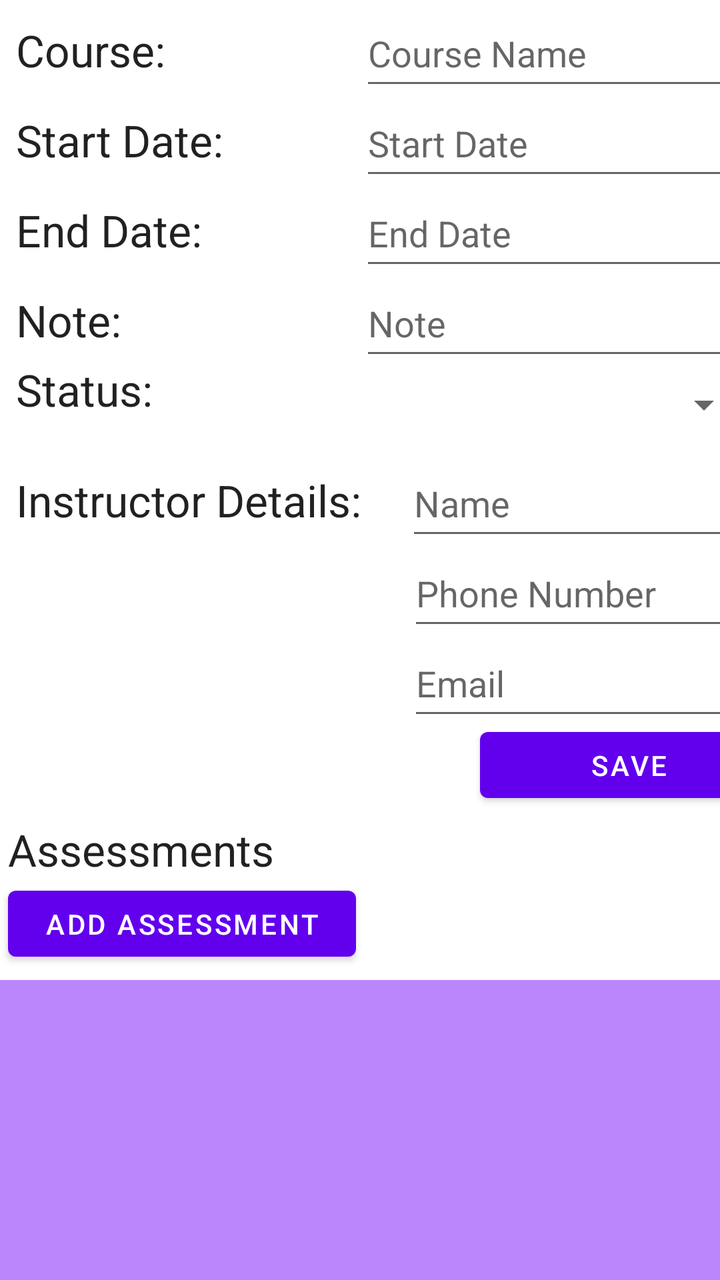
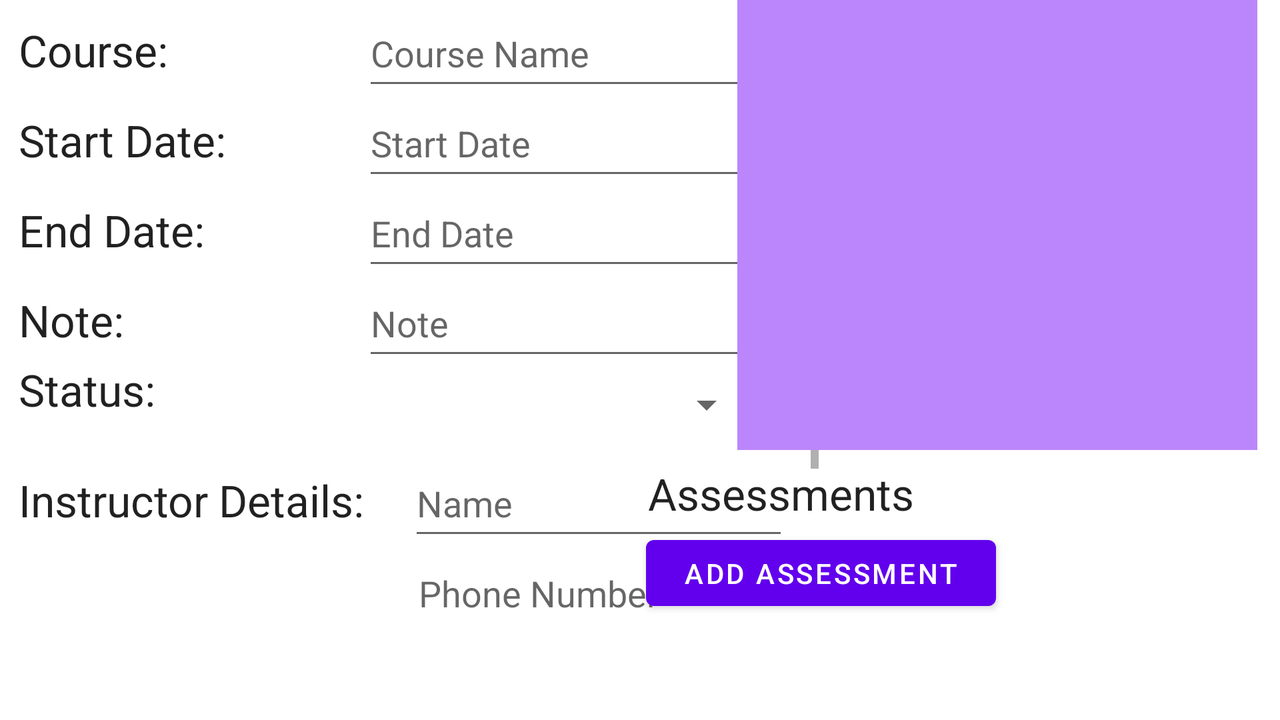

The same Android screen from two of the app's own layout files: first res/layout/ as a phone draws it, then the repository's variant for another configuration, drawn on a device whose configuration selects that folder. Both files follow.
<!-- AndroidManifest.xml: application theme Theme.RichardBrownC196 -->
<!-- res/layout/activity_course_details.xml -->
<?xml version="1.0" encoding="utf-8"?>
<androidx.constraintlayout.widget.ConstraintLayout xmlns:android="http://schemas.android.com/apk/res/android"
    xmlns:tools="http://schemas.android.com/tools"
    android:layout_width="match_parent"
    android:layout_height="match_parent"
    xmlns:app="http://schemas.android.com/apk/res-auto"
    tools:context=".Activities.CourseDetailsActivity">

    <ScrollView
        android:id="@id/scrollViewTwo"
        android:layout_width="409dp"
        android:layout_height="730dp"
        tools:ignore="MissingConstraints"
        tools:layout_editor_absoluteX="1dp"
        tools:layout_editor_absoluteY="1dp">

        <LinearLayout
            android:layout_width="match_parent"
            android:layout_height="wrap_content"
            android:orientation="vertical">

            <LinearLayout
                android:layout_width="match_parent"
                android:layout_height="45dp"
                android:orientation="horizontal">

                <TextView
                    android:layout_width="172dp"
                    android:layout_height="wrap_content"
                    android:layout_marginStart="8dp"
                    android:text="Course:"
                    android:textAlignment="textStart"
                    android:textAppearance="@style/TextAppearance.AppCompat.Large" />

                <EditText
                    android:id="@+id/courseName"
                    android:layout_width="195dp"
                    android:layout_height="50dp"
                    android:autofillHints="Course Title"
                    android:hint="Course Name" />
            </LinearLayout>

            <LinearLayout
                android:layout_width="match_parent"
                android:layout_height="45dp"
                android:orientation="horizontal">

                <TextView
                    android:layout_width="172dp"
                    android:layout_height="wrap_content"
                    android:layout_marginStart="8dp"
                    android:text="Start Date:"
                    android:textAlignment="textStart"
                    android:textAppearance="@style/TextAppearance.AppCompat.Large" />

                <EditText
                    android:id="@+id/courseStartDate"
                    android:layout_width="195dp"
                    android:layout_height="50dp"
                    android:autofillHints="Start Date"
                    android:hint="Start Date" />
            </LinearLayout>

            <LinearLayout
                android:layout_width="match_parent"
                android:layout_height="45dp"
                android:orientation="horizontal">

                <TextView
                    android:layout_width="172dp"
                    android:layout_height="wrap_content"
                    android:layout_marginStart="8dp"
                    android:text="End Date:"
                    android:textAlignment="textStart"
                    android:textAppearance="@style/TextAppearance.AppCompat.Large" />

                <EditText
                    android:id="@+id/courseEndDate"
                    android:layout_width="195dp"
                    android:layout_height="50dp"
                    android:autofillHints="End Date"
                    android:hint="End Date" />
            </LinearLayout>

            <LinearLayout
                android:layout_width="match_parent"
                android:layout_height="45dp"
                android:orientation="horizontal">

                <TextView
                    android:layout_width="172dp"
                    android:layout_height="wrap_content"
                    android:layout_marginStart="8dp"
                    android:text="Note:"
                    android:textAlignment="textStart"
                    android:textAppearance="@style/TextAppearance.AppCompat.Large" />

                <EditText
                    android:id="@+id/courseNote"
                    android:layout_width="195dp"
                    android:layout_height="50dp"
                    android:autofillHints="Note"
                    android:hint="Note" />
            </LinearLayout>

            <LinearLayout
                android:layout_width="match_parent"
                android:layout_height="45dp"
                android:orientation="horizontal">

                <TextView
                    android:layout_width="172dp"
                    android:layout_height="45dp"
                    android:layout_marginStart="8dp"
                    android:text="Status:"
                    android:textAlignment="textStart"
                    android:textAppearance="@style/TextAppearance.AppCompat.Large" />

                <Spinner
                    android:id="@+id/courseStatus"
                    android:layout_width="195dp"
                    android:layout_height="45dp"
                    android:layout_marginStart="1dp"/>
            </LinearLayout>

            <LinearLayout
                android:layout_width="match_parent"
                android:layout_height="45dp"
                android:orientation="horizontal">

                <TextView
                    android:layout_width="180dp"
                    android:layout_height="wrap_content"
                    android:layout_marginStart="8dp"
                    android:text="Instructor Details:"
                    android:textAlignment="textStart"
                    android:textAppearance="@style/TextAppearance.AppCompat.Large" />

                <EditText
                    android:id="@+id/instructorName"
                    android:layout_width="190dp"
                    android:layout_height="50dp"
                    android:autofillHints="Name"
                    android:layout_marginStart="15dp"
                    android:hint="Name" />
            </LinearLayout>

            <LinearLayout
                android:layout_width="match_parent"
                android:layout_height="45dp"
                android:orientation="horizontal">

                <EditText
                    android:id="@+id/instructorPhone"
                    android:layout_width="190dp"
                    android:layout_height="50dp"
                    android:autofillHints="Phone Number"
                    android:layout_marginLeft="204dp"
                    android:hint="Phone Number" />
            </LinearLayout>

            <LinearLayout
                android:layout_width="match_parent"
                android:layout_height="45dp"
                android:orientation="horizontal">

                <EditText
                    android:id="@+id/instructorEmail"
                    android:layout_width="190dp"
                    android:layout_height="50dp"
                    android:layout_marginLeft="204dp"
                    android:autofillHints="Email"
                    android:hint="Email" />
            </LinearLayout>

            <LinearLayout
                android:layout_width="match_parent"
                android:layout_height="50dp"
                android:orientation="horizontal">

                <Button
                    android:layout_width="match_parent"
                    android:layout_height="45dp"
                    android:insetLeft="240dp"
                    android:insetRight="20dp"
                    android:onClick="saveCourseDetails"
                    android:text="@string/save"
                    android:textAlignment="center" />
            </LinearLayout>

            <TextView
                android:layout_width="207dp"
                android:layout_height="wrap_content"
                android:layout_marginStart="4dp"
                android:text="Assessments"
                android:textAlignment="textStart"
                android:textAppearance="@style/TextAppearance.AppCompat.Large" />

            <Button
                android:id="@+id/button"
                android:layout_width="174dp"
                android:layout_height="45dp"
                android:layout_marginStart="4dp"
                android:clickable="true"
                android:onClick="addAssessmentToCourse"
                android:text="Add Assessment" />
        </LinearLayout>
    </ScrollView>

    <androidx.recyclerview.widget.RecyclerView
        android:id="@+id/associatedAssessmentListView"
        android:layout_width="395dp"
        android:layout_height="240dp"
        android:background="@color/purple_200"
        app:layout_constraintBottom_toBottomOf="@+id/scrollViewTwo"
        app:layout_constraintEnd_toEndOf="parent"
        app:layout_constraintStart_toStartOf="parent" />

</androidx.constraintlayout.widget.ConstraintLayout>
<!-- resources referenced by this layout -->
<resources>
  <string name="save">Save</string>
  <style name="Theme.RichardBrownC196" parent="Theme.MaterialComponents.DayNight.DarkActionBar">
          
          <item name="colorPrimary">@color/purple_500</item>
          <item name="colorPrimaryVariant">@color/purple_700</item>
          <item name="colorOnPrimary">@color/white</item>
          
          <item name="colorSecondary">@color/teal_200</item>
          <item name="colorSecondaryVariant">@color/teal_700</item>
          <item name="colorOnSecondary">@color/black</item>
          
          <item name="android:statusBarColor" tools:targetApi="l">?attr/colorPrimaryVariant</item>
          
      </style>
</resources>
<!-- res/layout-land/activity_course_details.xml (the repository's variant of the layout above) -->
<!-- drawn on the phone turned sideways -->
<?xml version="1.0" encoding="utf-8"?>
<androidx.constraintlayout.widget.ConstraintLayout xmlns:android="http://schemas.android.com/apk/res/android"
    xmlns:app="http://schemas.android.com/apk/res-auto"
    xmlns:tools="http://schemas.android.com/tools"
    android:layout_width="match_parent"
    android:layout_height="match_parent"
    tools:context=".Activities.CourseDetailsActivity">

    <ScrollView
        android:id="@id/scrollViewTwo"
        android:layout_width="408dp"
        android:layout_height="310dp"
        app:layout_constraintEnd_toEndOf="parent"
        app:layout_constraintHorizontal_bias="0.006"
        app:layout_constraintStart_toStartOf="parent"
        app:layout_constraintTop_toTopOf="parent">

        <LinearLayout
            android:layout_width="match_parent"
            android:layout_height="wrap_content"
            android:orientation="vertical">

            <LinearLayout
                android:layout_width="match_parent"
                android:layout_height="45dp"
                android:orientation="horizontal">

                <TextView
                    android:layout_width="172dp"
                    android:layout_height="wrap_content"
                    android:layout_marginStart="8dp"
                    android:text="Course:"
                    android:textAlignment="textStart"
                    android:textAppearance="@style/TextAppearance.AppCompat.Large" />

                <EditText
                    android:id="@+id/courseName"
                    android:layout_width="195dp"
                    android:layout_height="50dp"
                    android:autofillHints="Course Title"
                    android:hint="Course Name" />
            </LinearLayout>

            <LinearLayout
                android:layout_width="match_parent"
                android:layout_height="45dp"
                android:orientation="horizontal">

                <TextView
                    android:layout_width="172dp"
                    android:layout_height="wrap_content"
                    android:layout_marginStart="8dp"
                    android:text="Start Date:"
                    android:textAlignment="textStart"
                    android:textAppearance="@style/TextAppearance.AppCompat.Large" />

                <EditText
                    android:id="@+id/courseStartDate"
                    android:layout_width="195dp"
                    android:layout_height="50dp"
                    android:autofillHints="Start Date"
                    android:hint="Start Date" />
            </LinearLayout>

            <LinearLayout
                android:layout_width="match_parent"
                android:layout_height="45dp"
                android:orientation="horizontal">

                <TextView
                    android:layout_width="172dp"
                    android:layout_height="wrap_content"
                    android:layout_marginStart="8dp"
                    android:text="End Date:"
                    android:textAlignment="textStart"
                    android:textAppearance="@style/TextAppearance.AppCompat.Large" />

                <EditText
                    android:id="@+id/courseEndDate"
                    android:layout_width="195dp"
                    android:layout_height="50dp"
                    android:autofillHints="End Date"
                    android:hint="End Date" />
            </LinearLayout>

            <LinearLayout
                android:layout_width="match_parent"
                android:layout_height="45dp"
                android:orientation="horizontal">

                <TextView
                    android:layout_width="172dp"
                    android:layout_height="wrap_content"
                    android:layout_marginStart="8dp"
                    android:text="Note:"
                    android:textAlignment="textStart"
                    android:textAppearance="@style/TextAppearance.AppCompat.Large" />

                <EditText
                    android:id="@+id/courseNote"
                    android:layout_width="195dp"
                    android:layout_height="50dp"
                    android:autofillHints="Note"
                    android:hint="Note" />
            </LinearLayout>

            <LinearLayout
                android:layout_width="match_parent"
                android:layout_height="45dp"
                android:orientation="horizontal">

                <TextView
                    android:layout_width="172dp"
                    android:layout_height="45dp"
                    android:layout_marginStart="8dp"
                    android:text="Status:"
                    android:textAlignment="textStart"
                    android:textAppearance="@style/TextAppearance.AppCompat.Large" />

                <Spinner
                    android:id="@+id/courseStatus"
                    android:layout_width="195dp"
                    android:layout_height="45dp"
                    android:layout_marginStart="1dp" />
            </LinearLayout>

            <LinearLayout
                android:layout_width="match_parent"
                android:layout_height="45dp"
                android:orientation="horizontal">

                <TextView
                    android:layout_width="180dp"
                    android:layout_height="wrap_content"
                    android:layout_marginStart="8dp"
                    android:text="Instructor Details:"
                    android:textAlignment="textStart"
                    android:textAppearance="@style/TextAppearance.AppCompat.Large" />

                <EditText
                    android:id="@+id/instructorName"
                    android:layout_width="190dp"
                    android:layout_height="50dp"
                    android:layout_marginStart="15dp"
                    android:autofillHints="Name"
                    android:hint="Name" />
            </LinearLayout>

            <LinearLayout
                android:layout_width="match_parent"
                android:layout_height="45dp"
                android:orientation="horizontal">

                <EditText
                    android:id="@+id/instructorPhone"
                    android:layout_width="190dp"
                    android:layout_height="50dp"
                    android:layout_marginLeft="204dp"
                    android:autofillHints="Phone Number"
                    android:hint="Phone Number" />
            </LinearLayout>

            <LinearLayout
                android:layout_width="match_parent"
                android:layout_height="45dp"
                android:orientation="horizontal">

                <EditText
                    android:id="@+id/instructorEmail"
                    android:layout_width="190dp"
                    android:layout_height="50dp"
                    android:layout_marginLeft="204dp"
                    android:autofillHints="Email"
                    android:hint="Email" />
            </LinearLayout>

            <LinearLayout
                android:layout_width="match_parent"
                android:layout_height="50dp"
                android:orientation="horizontal">

                <Button
                    android:layout_width="match_parent"
                    android:layout_height="45dp"
                    android:insetLeft="240dp"
                    android:insetRight="20dp"
                    android:onClick="saveCourseDetails"
                    android:text="@string/save"
                    android:textAlignment="center" />
            </LinearLayout>

        </LinearLayout>
    </ScrollView>

    <androidx.recyclerview.widget.RecyclerView
        android:id="@+id/associatedAssessmentListView"
        android:layout_width="260dp"
        android:layout_height="225dp"
        android:layout_marginStart="4dp"
        android:layout_marginEnd="56dp"
        android:background="@color/purple_200"
        app:layout_constraintTop_toTopOf="parent"
        app:layout_constraintEnd_toEndOf="parent"
        app:layout_constraintStart_toEndOf="@+id/scrollViewTwo"
        app:layout_constraintTop_toBottomOf="@+id/button" />

    <TextView
        android:id="@+id/textView"
        android:layout_width="207dp"
        android:layout_height="32dp"
        android:layout_marginStart="4dp"
        android:layout_marginTop="7dp"
        android:layout_marginEnd="109dp"
        android:text="Assessments"
        android:textAlignment="textStart"
        android:textAppearance="@style/TextAppearance.AppCompat.Large"
        app:layout_constraintBottom_toTopOf="@+id/button"
        app:layout_constraintEnd_toEndOf="parent"
        app:layout_constraintTop_toBottomOf="@+id/associatedAssessmentListView" />

    <Button
        android:id="@+id/button"
        android:layout_width="175dp"
        android:layout_height="45dp"
        android:layout_marginStart="4dp"
        android:layout_marginEnd="142dp"
        android:clickable="true"
        android:onClick="addAssessmentToCourse"
        android:text="Add Assessment"
        app:layout_constraintEnd_toEndOf="parent"
        app:layout_constraintHorizontal_bias="0.0"
        app:layout_constraintTop_toBottomOf="@+id/textView" />

</androidx.constraintlayout.widget.ConstraintLayout>
